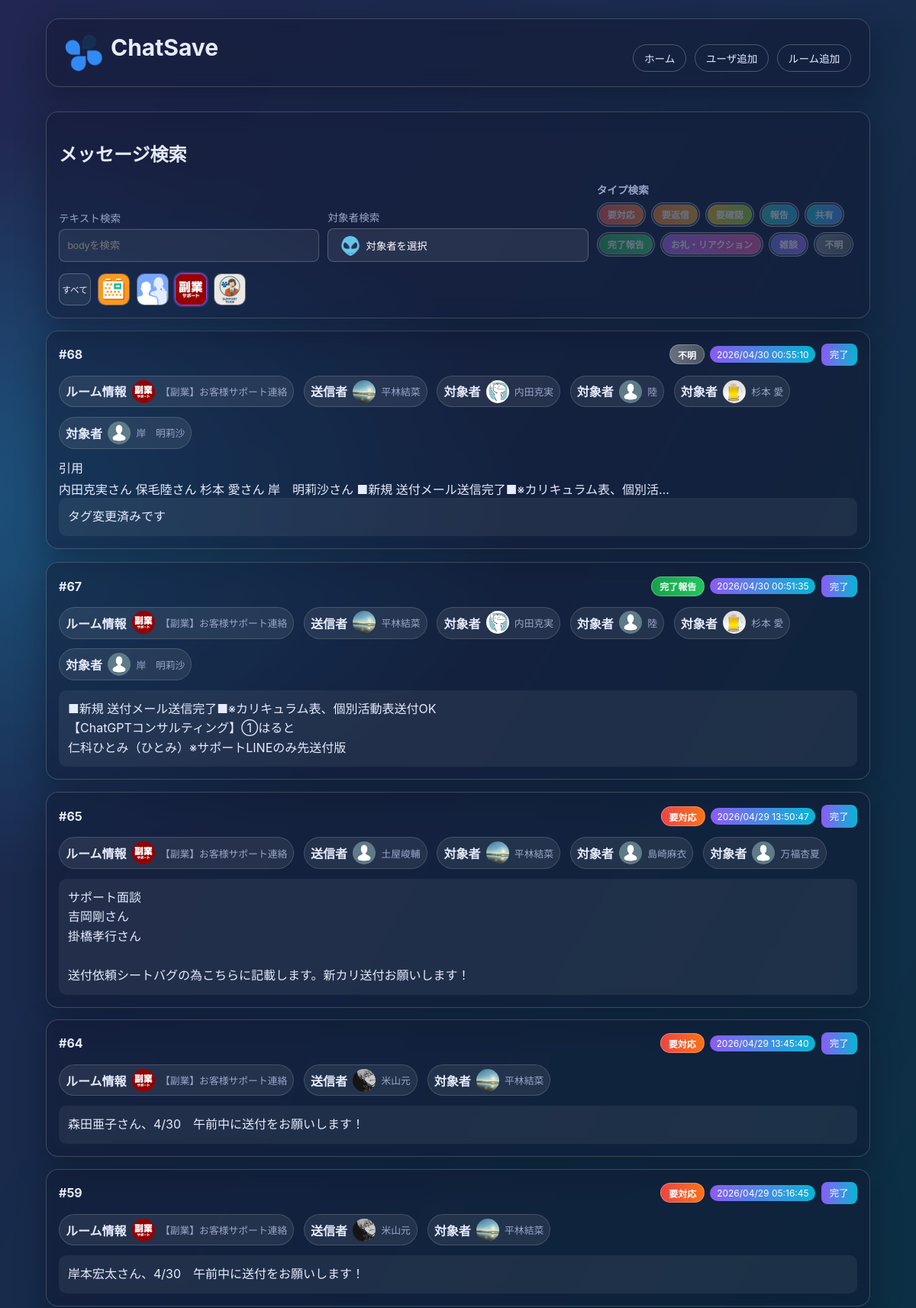
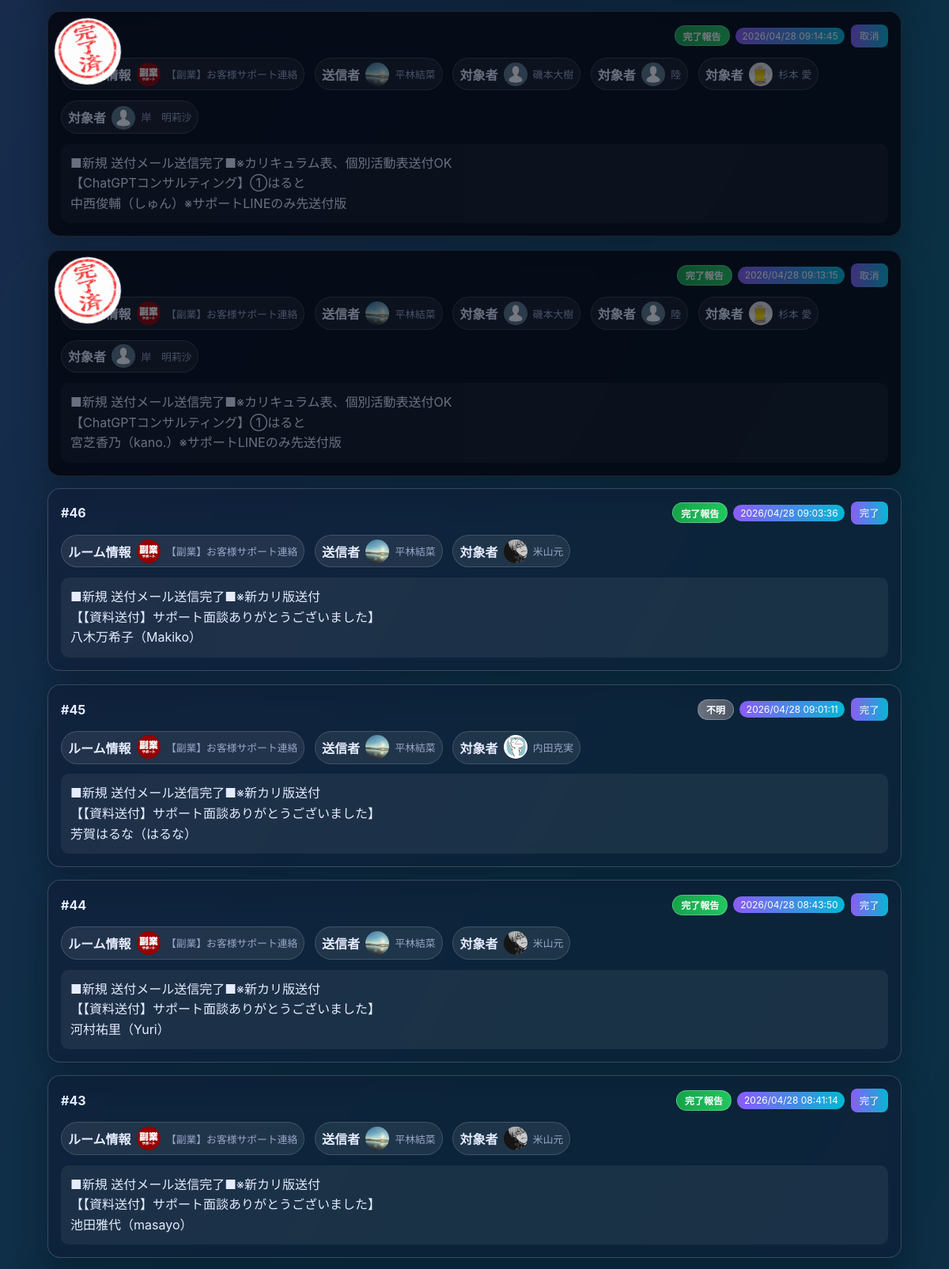
The app's page /index.php?room_id=383085827 (upper part) with its own data (2 pictures, top to bottom).
### tables this page shows
CREATE TABLE room (
            id INTEGER PRIMARY KEY AUTOINCREMENT,
            room_name TEXT NOT NULL,
            room_id TEXT NOT NULL,
            room_icon TEXT
        );

CREATE TABLE message (
            id INTEGER PRIMARY KEY AUTOINCREMENT,
            room_id INTEGER,
            account_id TEXT,
            body TEXT NOT NULL,
            send_time TEXT,
            task INTEGER NOT NULL DEFAULT 0
        , message_id TEXT, type_id INTEGER);

CREATE TABLE type (
            id INTEGER PRIMARY KEY AUTOINCREMENT,
            type_name TEXT NOT NULL UNIQUE
        );

CREATE TABLE users (
            id INTEGER PRIMARY KEY AUTOINCREMENT,
            user_name TEXT NOT NULL,
            account_id TEXT NOT NULL,
            user_icon TEXT
        );

### index.php (the view, shortened to what the rows shown need)
<?php
$pdo = get_db();
$selectedRoomId = trim((string)($_GET['room_id'] ?? ''));
$page = max(1, (int)($_GET['page'] ?? 1));
$perPage = 30;
$rooms = $pdo->query('SELECT id, room_id, room_name, room_icon FROM room ORDER BY room_name ASC')->fetchAll(PDO::FETCH_ASSOC);
$users = $pdo->query('SELECT account_id, user_name, user_icon FROM users ORDER BY user_name ASC')->fetchAll(PDO::FETCH_ASSOC);
function sqlite_table_exists(PDO $pdo, string $tableName): bool
{
    $stmt = $pdo->prepare("SELECT name FROM sqlite_master WHERE type = 'table' AND name = :table_name LIMIT 1");
    $stmt->execute([':table_name' => $tableName]);
    $row = $stmt->fetch(PDO::FETCH_ASSOC);
    return is_array($row);
}
function sqlite_has_column(PDO $pdo, string $tableName, string $columnName): bool
{
    $columns = $pdo->query('PRAGMA table_info(' . $tableName . ')')->fetchAll(PDO::FETCH_ASSOC);
    foreach ($columns as $column) {
        if ((string)($column['name'] ?? '') === $columnName) {
            return true;
        }
    }
    return false;
}
$hasTypeTable = sqlite_table_exists($pdo, 'type');
$hasMessageTypeIdColumn = sqlite_has_column($pdo, 'message', 'type_id');
$canJoinType = $hasTypeTable && $hasMessageTypeIdColumn;
$sql = <<<'SQL'
SELECT
    m.id,
    m.message_id,
    m.room_id,
    m.account_id,
    m.body,
    m.send_time,
    COALESCE(m.task, 0) AS task,
SQL;
if ($canJoinType) {
    $sql .= <<<'SQL'
    m.type_id,
    t.type_name,
SQL;
} else {
    $sql .= <<<'SQL'
    NULL AS type_id,
    NULL AS type_name,
SQL;
}
$sql .= <<<'SQL'
    r.room_name,
    r.room_icon,
    u.user_name,
    u.user_icon
FROM message m
LEFT JOIN room r ON CAST(m.room_id AS TEXT) = r.room_id
LEFT JOIN users u ON m.account_id = u.account_id
SQL;
if ($canJoinType) {
    $sql .= "\nLEFT JOIN type t ON m.type_id = t.id\n";
}
$sql .= <<<'SQL'
WHERE 1=1
SQL;
$params = [];
if ($selectedRoomId !== '') {
    $sql .= ' AND CAST(m.room_id AS TEXT) = :room_id';
    $params[':room_id'] = $selectedRoomId;
}
$sql .= ' ORDER BY COALESCE(m.send_time, "") DESC, m.id DESC';
$stmt = $pdo->prepare($sql);
$stmt->execute($params);
$messages = $stmt->fetchAll(PDO::FETCH_ASSOC);
function parse_targets_from_body(string $body): array
{
    if (preg_match_all('/\[to[:：]\s*([^\]\s]+)\]/i', $body, $matches) > 0) {
        $accountIds = array_values(array_unique(array_filter(array_map(static fn(string $value): string => trim($value), $matches[1] ?? []), static fn(string $value): bool => $value !== '')));
        return ['type' => 'user', 'account_ids' => $accountIds];
    }
    return ['type' => 'none', 'account_ids' => []];
}
function parse_attachments_from_body(string $body): array
{
    $matches = [];
    preg_match_all('/\[download:(\d+)\](.*?)\[\/download\]/is', $body, $matches, PREG_SET_ORDER);
    if ($matches === []) {
        return [];
    }
    $attachments = [];
    return $attachments;
}
function parse_reply_to_message_id(string $body): ?string
{
    return null;
}
function parse_quote_to_message_id(string $body): ?string
{
    if (preg_match('/\[qtmeta[^\]]*\btime=([^\]\s]+)[^\]]*\]/i', $body, $matches) === 1) {
        return trim((string)($matches[1] ?? '')) ?: null;
    }
    return null;
}
function normalize_message_id(string $messageId): string
{
    $trimmed = trim($messageId);
    if ($trimmed === '') {
        return '';
    }
    return $trimmed;
}
function parse_quote_preview_from_body(string $body): string
{
    if (preg_match('/\[qt\](.*?)\[\/qt\]/is', $body, $matches) !== 1) {
        return '';
    }
    $quoted = trim((string)($matches[1] ?? ''));
    $quoted = preg_replace('/^\[qtmeta[^\]]*\]\s*/i', '', $quoted) ?? $quoted;
    $quoted = preg_replace('/\[\/?toall\]/i', '', $quoted) ?? $quoted;
    $quoted = preg_replace('/\[to:[^\]]+\]/i', '', $quoted) ?? $quoted;
    $quoted = preg_replace('/^\[rp[^\]]*\]\s*/im', '', $quoted) ?? $quoted;
    $quoted = preg_replace('/\[(?:piconname|picon):[^\]]+\]/i', '', $quoted) ?? $quoted;
    $quoted = preg_replace("/[ \t]+/", ' ', $quoted) ?? $quoted;
    $quoted = preg_replace("/\n{3,}/", "\n\n", $quoted) ?? $quoted;
    return trim($quoted);
}
function sanitize_message_body_for_display(string $body): string
{
    $cleaned = $body;
    $patterns = [
        '/^\[rp[^\]]*\]/i',
        '/\[toall\]/i',
        '/\[qt\]\s*\[qtmeta[^\]]*\].*?\[\/qt\]\s*/is',
        '/\[to[:：]\s*[^\]\s]+\][^\r\n]*(?:\r?\n)?/i',
        '/\[download:\d+\].*?\[\/download\]/is',
        '/\[info\]\s*\[title\]\s*\[dtext:file_uploaded\]\s*\[\/title\].*?\[\/info\]\s*/is',
    ];
    foreach ($patterns as $pattern) {
        $cleaned = preg_replace($pattern, '', (string)$cleaned);
    }
    $cleaned = preg_replace("/\n{3,}/", "\n\n", (string)$cleaned);
    return trim((string)$cleaned);
}
function resolve_message_type_label(array $message): string
{
    $typeName = trim((string)($message['type_name'] ?? ''));
    if ($typeName !== '') {
        return $typeName;
    }
    return '不明';
}
function message_type_badge_class(string $typeName): string
{
    $map = [
        '要対応' => 'type-need-action',
        '要返信' => 'type-need-reply',
        '要確認' => 'type-need-check',
        '報告' => 'type-report',
        '共有' => 'type-share',
        '完了報告' => 'type-complete-report',
        'お礼・リアクション' => 'type-thanks-reaction',
        '雑談' => 'type-chat',
        '不明' => 'type-unknown',
    ];
    return $map[$typeName] ?? 'type-unknown';
}
$targetUsersByAccountId = [];
foreach ($users as $user) {
    $targetUsersByAccountId[(string)$user['account_id']] = $user;
}
foreach ($messages as $index => $message) {
    $rawBody = (string)($message['body'] ?? '');
    $messages[$index]['message_id'] = normalize_message_id((string)($message['message_id'] ?? ''));
    $target = parse_targets_from_body($rawBody);
    $messages[$index]['target_type'] = $target['type'];
    $messages[$index]['target_account_ids'] = $target['account_ids'];
    $messages[$index]['attachments'] = parse_attachments_from_body($rawBody);
    $messages[$index]['reply_to_message_id'] = normalize_message_id((string)(parse_reply_to_message_id($rawBody) ?? ''));
    $messages[$index]['quote_to_message_id'] = normalize_message_id((string)(parse_quote_to_message_id($rawBody) ?? ''));
    $messages[$index]['quote_preview'] = parse_quote_preview_from_body($rawBody);
    $messages[$index]['body_for_display'] = sanitize_message_body_for_display($rawBody);
    $messages[$index]['resolved_type_name'] = resolve_message_type_label($messages[$index]);
}
$offset = ($page - 1) * $perPage;
$messages = array_slice($messages, $offset, $perPage);
$messagesWithHierarchy = [];
foreach ($messages as $message) {
    $message['reply_depth'] = 0;
    $messagesWithHierarchy[] = $message;
}
$messages = $messagesWithHierarchy;
function build_query(array $overrides = []): string
{
    $params = [
        'q' => trim((string)($_GET['q'] ?? '')),
        'room_id' => trim((string)($_GET['room_id'] ?? '')),
        'target' => trim((string)($_GET['target'] ?? '')),
        'type' => $_GET['type'] ?? [],
        'page' => (string)max(1, (int)($_GET['page'] ?? 1)),
    ];
    foreach ($overrides as $key => $value) {
        $params[$key] = (string)$value;
    }
    if (($params['page'] ?? '1') === '1') {
        unset($params['page']);
    }
    $filtered = [];
    foreach ($params as $key => $value) {
        if ($key === 'type') {
            continue;
        }
        if ((string)$value !== '') {
            $filtered[$key] = (string)$value;
        }
    }
    return http_build_query($filtered);
}
include __DIR__ . '/header.php';
?>
<section class="card glass form-card">
  <h2>メッセージ検索</h2>
  <div class="icon-filter-row" aria-label="ルーム絞り込み">
    <?php foreach ($rooms as $room): ?>
      <?php
        $roomId = (string)$room['room_id'];
        $roomName = (string)$room['room_name'];
        $iconPath = trim((string)($room['room_icon'] ?? ''));
      ?>
      <a
        href="index.php?<?php echo htmlspecialchars(build_query(['room_id' => $roomId, 'page' => '1']), ENT_QUOTES, 'UTF-8'); ?>"
        class="icon-filter-button <?php echo $selectedRoomId === $roomId ? 'active' : ''; ?>"
        title="<?php echo htmlspecialchars($roomName, ENT_QUOTES, 'UTF-8'); ?>"
      >
        <img src="<?php echo htmlspecialchars($iconPath !== '' ? $iconPath : 'img/noimage.png', ENT_QUOTES, 'UTF-8'); ?>" alt="<?php echo htmlspecialchars($roomName, ENT_QUOTES, 'UTF-8'); ?>" onerror="this.onerror=null;this.src='img/noimage.png';">
      </a>
    <?php endforeach; ?>
  </div>
</section>
<section class="cards" aria-label="メッセージ一覧">
  <?php foreach ($messages as $message): ?>
    <?php
      $roomName = trim((string)($message['room_name'] ?? ''));
      $roomLabel = $roomName !== '' ? $roomName : ('room_id: ' . (string)$message['room_id']);
      $roomIcon = trim((string)($message['room_icon'] ?? ''));
      $senderName = trim((string)($message['user_name'] ?? ''));
      $senderLabel = $senderName !== '' ? $senderName : ('account_id: ' . (string)$message['account_id']);
      $senderIcon = trim((string)($message['user_icon'] ?? ''));
      $targetType = (string)($message['target_type'] ?? 'none');
      $targetAccountIds = is_array($message['target_account_ids'] ?? null) ? $message['target_account_ids'] : [];
      $targetUsers = [];
      foreach ($targetAccountIds as $targetAccountId) {
          $targetUsers[] = $targetUsersByAccountId[(string)$targetAccountId] ?? ['account_id' => (string)$targetAccountId];
      }
      $targetEntries = [];
      if ($targetType === 'all') {
          $targetEntries[] = [
              'label' => '全員',
              'icon' => 'img/all.png',
          ];
      } else {
          foreach ($targetUsers as $targetUser) {
              $targetName = trim((string)($targetUser['user_name'] ?? ''));
              $targetAccountId = trim((string)($targetUser['account_id'] ?? ''));
              $targetLabel = '';
              if ($targetName !== '') {
                  $targetLabel = $targetName;
              } elseif ($targetAccountId !== '') {
                  $targetLabel = 'account_id: ' . $targetAccountId;
              }
              if ($targetLabel !== '') {
                  $targetEntries[] = [
                      'label' => $targetLabel,
                      'icon' => trim((string)($targetUser['user_icon'] ?? '')),
                  ];
              }
          }
      }
      $rawSendTime = trim((string)($message['send_time'] ?? ''));
      $timestamp = strtotime($rawSendTime);
      $formattedSendTime = $rawSendTime;
      if ($timestamp !== false) {
          $formattedSendTime = date('Y/m/d H:i:s', $timestamp);
      }
      $isTaskDone = (int)($message['task'] ?? 0) === 1;
      $messageTypeLabel = resolve_message_type_label($message);
      $messageTypeBadgeClass = message_type_badge_class($messageTypeLabel);
      $isReplyChild = (bool)($message['is_reply_child'] ?? false);
      $replyDepth = max(0, (int)($message['reply_depth'] ?? 0));
      $quotePreview = trim((string)($message['quote_preview'] ?? ''));
      if ($quotePreview !== '') {
          $quotePreview = preg_replace("/\s+/", ' ', $quotePreview) ?? $quotePreview;
          $quotePreview = mb_strimwidth($quotePreview, 0, 100, '…', 'UTF-8');
      }
    ?>
    <div class="message-thread-item <?php echo $isReplyChild ? 'is-reply-child' : ''; ?>" style="--reply-level: <?php echo $replyDepth; ?>;">
      <article class="card glass message-card <?php echo $isTaskDone ? 'is-complete' : ''; ?>" data-message-id="<?php echo (int)$message['id']; ?>">
        <img class="complete-stamp" src="img/complete.png" alt="完了" onerror="this.style.display='none';">
        <div class="card-head">
          <h2>#<?php echo (int)$message['id']; ?></h2>
          <div class="card-actions">
            <span class="message-type-badge <?php echo htmlspecialchars($messageTypeBadgeClass, ENT_QUOTES, 'UTF-8'); ?>">
              <?php echo htmlspecialchars($messageTypeLabel, ENT_QUOTES, 'UTF-8'); ?>
            </span>
            <span class="badge"><?php echo htmlspecialchars($formattedSendTime, ENT_QUOTES, 'UTF-8'); ?></span>
            <button type="button" class="task-toggle" data-task-state="<?php echo $isTaskDone ? '1' : '0'; ?>"><?php echo $isTaskDone ? '取消' : '完了'; ?></button>
          </div>
        </div>
        <div class="message-meta-row">
          <div class="entity-chip" data-tooltip="<?php echo htmlspecialchars($roomLabel, ENT_QUOTES, 'UTF-8'); ?>">
            <strong>ルーム情報</strong>
            <img src="<?php echo htmlspecialchars($roomIcon !== '' ? $roomIcon : 'img/noimage.png', ENT_QUOTES, 'UTF-8'); ?>" alt="<?php echo htmlspecialchars($roomLabel, ENT_QUOTES, 'UTF-8'); ?>" onerror="this.onerror=null;this.src='img/noimage.png';">
            <span><?php echo htmlspecialchars($roomLabel, ENT_QUOTES, 'UTF-8'); ?></span>
          </div>
          <div class="entity-chip" data-tooltip="<?php echo htmlspecialchars($senderLabel, ENT_QUOTES, 'UTF-8'); ?>">
            <strong>送信者</strong>
            <img src="<?php echo htmlspecialchars($senderIcon !== '' ? $senderIcon : 'img/noimage.png', ENT_QUOTES, 'UTF-8'); ?>" alt="<?php echo htmlspecialchars($senderLabel, ENT_QUOTES, 'UTF-8'); ?>" onerror="this.onerror=null;this.src='img/noimage.png';">
            <span><?php echo htmlspecialchars($senderLabel, ENT_QUOTES, 'UTF-8'); ?></span>
          </div>
          <?php foreach ($targetEntries as $targetEntry): ?>
            <?php
              $targetLabel = (string)($targetEntry['label'] ?? '対象者なし');
              $targetIcon = trim((string)($targetEntry['icon'] ?? ''));
            ?>
            <div class="entity-chip" data-tooltip="<?php echo htmlspecialchars($targetLabel, ENT_QUOTES, 'UTF-8'); ?>">
              <strong>対象者</strong>
              <img src="<?php echo htmlspecialchars($targetIcon !== '' ? $targetIcon : 'img/noimage.png', ENT_QUOTES, 'UTF-8'); ?>" alt="<?php echo htmlspecialchars($targetLabel, ENT_QUOTES, 'UTF-8'); ?>" onerror="this.onerror=null;this.src='img/noimage.png';">
              <span><?php echo htmlspecialchars($targetLabel, ENT_QUOTES, 'UTF-8'); ?></span>
            </div>
          <?php endforeach; ?>
        </div>
        <?php if ($quotePreview !== ''): ?>
          <div class="quote-layout">
            <div class="quote-title">引用</div>
            <div class="quote-source">
              <div class="quote-preview"><?php echo htmlspecialchars($quotePreview, ENT_QUOTES, 'UTF-8'); ?></div>
            </div>
            <div class="message-body"><?php echo nl2br(htmlspecialchars((string)($message['body_for_display'] ?? $message['body'] ?? ''), ENT_QUOTES, 'UTF-8')); ?></div>
          </div>
        <?php else: ?>
          <div class="message-body"><?php echo nl2br(htmlspecialchars((string)($message['body_for_display'] ?? $message['body'] ?? ''), ENT_QUOTES, 'UTF-8')); ?></div>
        <?php endif; ?>
      </article>
    </div>
  <?php endforeach; ?>
</section>
<?php include __DIR__ . '/footer.php'; ?>

### records on screen
room: room_icon (picture)
room: room_icon (picture)
room: room_icon (picture)
room: room_icon (picture)
message: $replyDepth 0 (drawn), id "68", type.type_name "不明", send_time "2026/04/30 00:55:10", shows "完了", room.room_icon (picture), room.room_name "【副業】お客様サポート連絡", users.user_icon (picture), users.user_name "平林結菜", targetLabel "内田克実", quotePreview "内田克実さん 保毛陸さん 杉本 愛さん 岸 明莉沙さん ■新規 送付メール送信完了■※カリキュラム表、個別活…", body_for_display "タグ変更済みです"
users: user_name "陸"
users: user_icon (picture), user_name "杉本 愛"
users: user_name "岸 明莉沙"
message: $replyDepth 0 (drawn), id "67", type.type_name "完了報告", send_time "2026/04/30 00:51:35", room.room_icon (picture), room.room_name "【副業】お客様サポート連絡", users.user_icon (picture), users.user_name "平林結菜", targetLabel "内田克実", body_for_display "■新規 送付メール送信完了■※カリキュラム表、個別活動表送付OK 【ChatGPTコンサルティング】①はると 仁科ひとみ（ひとみ）※サポートLINEのみ先送付版"
message: $replyDepth 0 (drawn), id "65", type.type_name "要対応", send_time "2026/04/29 13:50:47", shows "完了", room.room_icon (picture), room.room_name "【副業】お客様サポート連絡", shows a picture, users.user_name "土屋峻輔", targetLabel "平林結菜", body_for_display "サポート面談 吉岡剛さん 掛橋孝行さん 送付依頼シートバグの為こちらに記載します。新カリ送付お願いします！"
users: user_icon (picture), user_name "島崎麻衣"
users: user_icon (picture), user_name "万福杏夏"
message: $replyDepth 0 (drawn), id "64", type.type_name "要対応", send_time "2026/04/29 13:45:40", shows "完了", room.room_icon (picture), room.room_name "【副業】お客様サポート連絡", users.user_icon (picture), users.user_name "米山元", targetLabel "平林結菜", body_for_display "森田亜子さん、4/30 午前中に送付をお願いします！"
message: $replyDepth 0 (drawn), id "59", type.type_name "要対応", send_time "2026/04/29 05:16:45", shows "完了", room.room_icon (picture), room.room_name "【副業】お客様サポート連絡", users.user_icon (picture), users.user_name "米山元", targetLabel "平林結菜", body_for_display "岸本宏太さん、4/30 午前中に送付をお願いします！"
message: $replyDepth 0 (drawn), type.type_name "完了報告", send_time "2026/04/28 09:14:45", shows "取消", room.room_icon (picture), room.room_name "【副業】お客様サポート連絡", users.user_icon (picture), users.user_name "平林結菜", body_for_display "■新規 送付メール送信完了■※カリキュラム表、個別活動表送付OK 【ChatGPTコンサルティング】①はると 中西俊輔（しゅん）※サポートLINEのみ先送付版"
users: user_name "磯本大樹"
message: $replyDepth 0 (drawn), type.type_name "完了報告", send_time "2026/04/28 09:13:15", shows "取消", room.room_icon (picture), room.room_name "【副業】お客様サポート連絡", users.user_icon (picture), users.user_name "平林結菜", body_for_display "■新規 送付メール送信完了■※カリキュラム表、個別活動表送付OK 【ChatGPTコンサルティング】①はると 宮芝香乃（kano.）※サポートLINEのみ先送付版"
message: $replyDepth 0 (drawn), id "46", type.type_name "完了報告", send_time "2026/04/28 09:03:36", room.room_icon (picture), room.room_name "【副業】お客様サポート連絡", users.user_icon (picture), users.user_name "平林結菜", targetLabel "米山元", body_for_display "■新規 送付メール送信完了■※新カリ版送付 【【資料送付】サポート面談ありがとうございました】 八木万希子（Makiko）"
message: $replyDepth 0 (drawn), id "45", type.type_name "不明", send_time "2026/04/28 09:01:11", shows "完了", room.room_icon (picture), room.room_name "【副業】お客様サポート連絡", users.user_icon (picture), users.user_name "平林結菜", targetLabel "内田克実", body_for_display "■新規 送付メール送信完了■※新カリ版送付 【【資料送付】サポート面談ありがとうございました】 芳賀はるな（はるな）"
message: $replyDepth 0 (drawn), id "44", type.type_name "完了報告", send_time "2026/04/28 08:43:50", room.room_icon (picture), room.room_name "【副業】お客様サポート連絡", users.user_icon (picture), users.user_name "平林結菜", targetLabel "米山元", body_for_display "■新規 送付メール送信完了■※新カリ版送付 【【資料送付】サポート面談ありがとうございました】 河村祐里（Yuri）"
message: $replyDepth 0 (drawn), id "43", type.type_name "完了報告", send_time "2026/04/28 08:41:14", room.room_icon (picture), room.room_name "【副業】お客様サポート連絡", users.user_icon (picture), users.user_name "平林結菜", targetLabel "米山元", body_for_display "■新規 送付メール送信完了■※新カリ版送付 【【資料送付】サポート面談ありがとうございました】 池田雅代（masayo）"

### other values on screen
$selectedTargetLabel "対象者を選択"
$typeName "要対応"
$typeName "要返信"
$typeName "要確認"
$typeName "報告"
$typeName "共有"
$typeName "完了報告"
$typeName "お礼・リアクション"
$typeName "雑談"
$typeName "不明"
